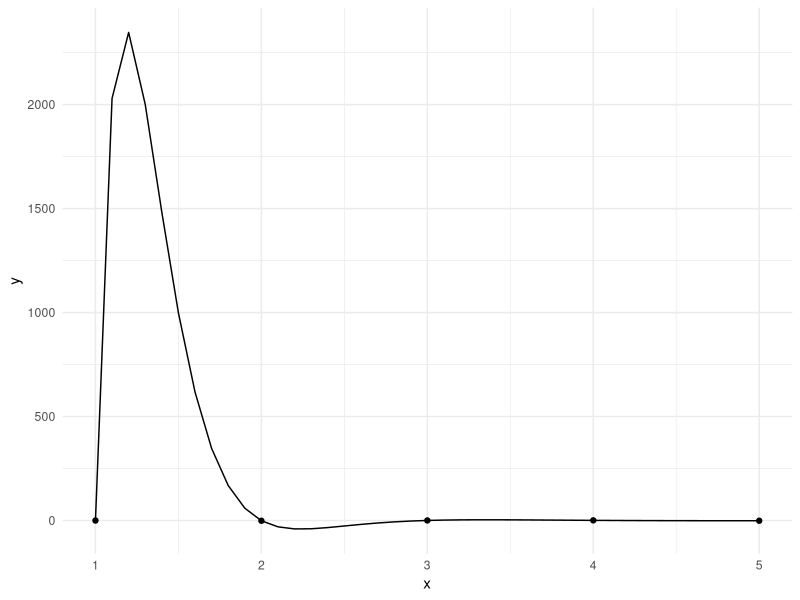

R code for this plot:
#' Kernel interpolation
#' Using representer theorem

library(tidyverse)

x <- c(1, 2, 3, 4, 5)
y <- rnorm(5)

df <- data.frame(x, y)

plot <- ggplot(df, aes(x = x, y = y)) + 
  geom_point() +
  theme_minimal()

#' Interpolate these points subject to minimising the norm of the function
#' Note that the "minimising the norm" only applies here such that we can discard
#' the orthogonal part not in the finite dimensional subspace spanned by our features
k <- function(x1, x2) {
  exp(-x1 * x2)
}

K <- matrix(nrow = 5, ncol = 5)

#' O(n^2 * d) where d is the order of kernel computation
for(i in 1:5) {
  for(j in 1:5) {
    K[i, j] <- k(x[i], x[j])
  }
}

#' Inversion is O(n^3)
alpha <- solve(K) %*% y

#' Representer
f <- function(z) {
  sum(alpha * k(z, x))
} 

z <- seq(1, 5, by = 0.1)
fz <- c()

for(i in 1:length(z)) {
  fz[i] <- f(z[i])
}

plot +
  geom_line(data = data.frame(z = z, fz = fz), aes(x = z, y = fz))

#' The norm of alpha is very large here! Better to do some regularlisation
alpha